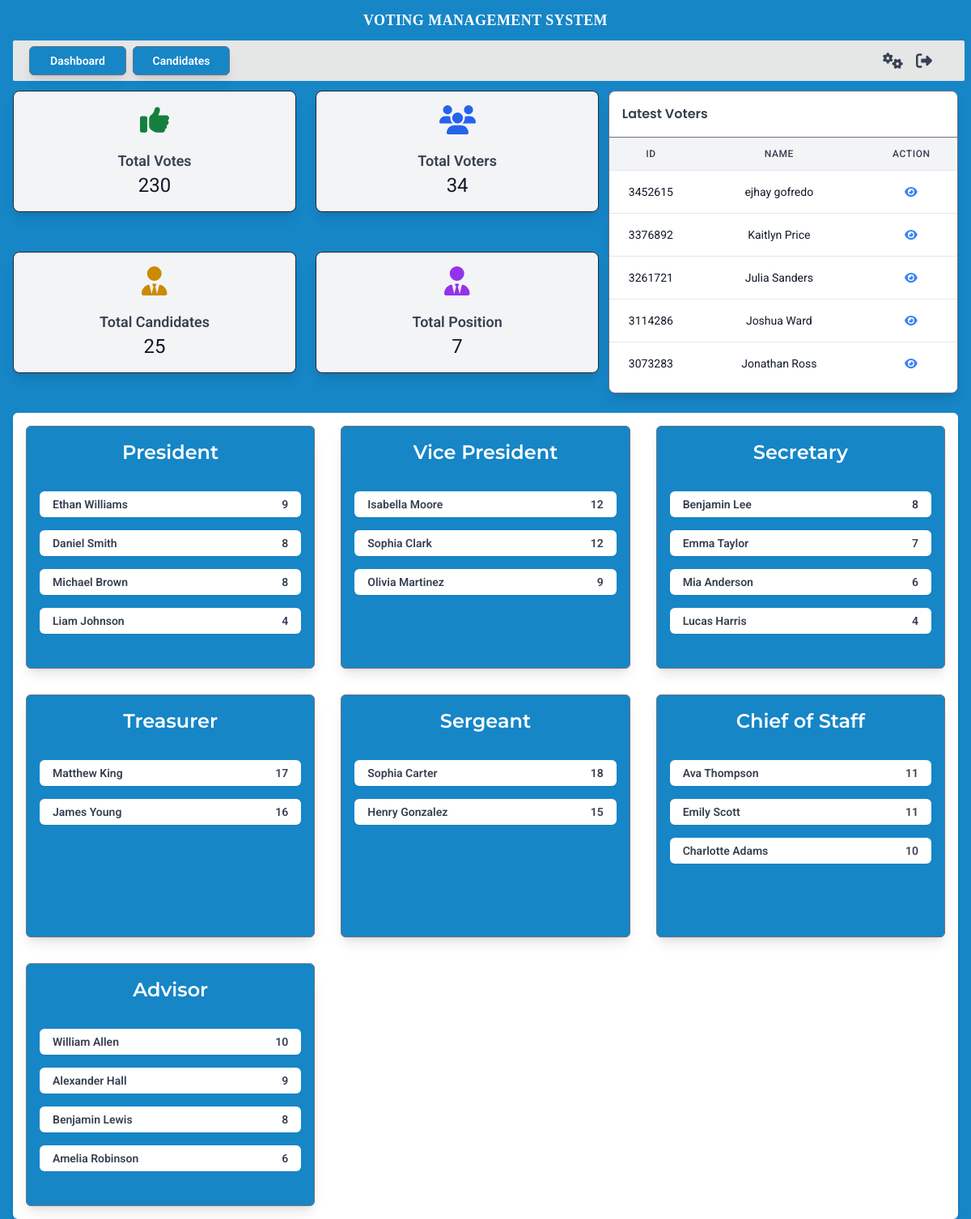
The app's page /dashboard.php (signed in) with its own data.
### tables this page shows
CREATE TABLE IF NOT EXISTS `voters` (
  `voter_id` int NOT NULL AUTO_INCREMENT,
  `voter_name` varchar(255) DEFAULT NULL,
  `created_at` datetime DEFAULT CURRENT_TIMESTAMP,
  PRIMARY KEY (`voter_id`)
);

CREATE TABLE IF NOT EXISTS `candidates` (
  `id` int unsigned NOT NULL AUTO_INCREMENT,
  `Name` varchar(50) NOT NULL,
  `image_url` varchar(500) DEFAULT NULL,
  `position_id` int NOT NULL,
  PRIMARY KEY (`id`),
  KEY `position_id` (`position_id`),
  CONSTRAINT `candidates_ibfk_1` FOREIGN KEY (`position_id`) REFERENCES `positions` (`position_id`),
  CONSTRAINT `candidates_ibfk_2` FOREIGN KEY (`position_id`) REFERENCES `positions` (`position_id`)
);

### services/votes_service.php (called while the page is built)
<?php
global $conn;
$sql_fetch_data = "SELECT * FROM votes";
$stmt = $conn->query($sql_fetch_data);
$votes = $stmt->fetchAll(PDO::FETCH_ASSOC);
function getVotes($id) {
    global $conn;
    $sql_fetch_votes = "SELECT *,
    (SELECT name FROM candidates WHERE id = votes.candidate_id) AS candidate_name,
    (SELECT image_url FROM candidates WHERE id = votes.candidate_id) AS image,
    (SELECT position_name
     FROM positions
     WHERE position_id = (SELECT position_id FROM candidates WHERE id = votes.candidate_id)) AS position_name
FROM votes
WHERE voter_id = :voter_id";
    $stmt = $conn->prepare($sql_fetch_votes);
    $stmt->bindParam(':voter_id', $id, PDO::PARAM_INT);
    $stmt->execute();
    $data = $stmt->fetchAll(PDO::FETCH_ASSOC);
    return $data;
}

### services/voter_service.php (called while the page is built)
<?php
$sql_fetch_data = "SELECT * FROM voters ORDER BY created_at DESC";
$stmt = $conn->query($sql_fetch_data);
$voters = $stmt->fetchAll(PDO::FETCH_ASSOC);

### services/candidates_service.php (called while the page is built)
<?php
$sql_fetch_data = "SELECT
    COUNT(votes.candidate_id) AS total_votes,
    Candidates.*,
    positions.position_name
FROM
    Candidates
INNER JOIN positions
    ON Candidates.position_id = positions.position_id
LEFT JOIN votes
    ON Candidates.id = votes.candidate_id
GROUP BY
    Candidates.id, positions.position_name
ORDER BY
    positions.position_id , total_votes DESC;
";
$stmt = $conn->query($sql_fetch_data);
$candidates = $stmt->fetchAll(PDO::FETCH_ASSOC);
$candidates_by_type = array();
foreach ($candidates as $candidate) {
    $position = $candidate['position_name'];
    if (!isset($candidates_by_type[$position])) {
        $candidates_by_type[$position] = array();
    }
    $candidates_by_type[$position][] = $candidate;
}

### services/positions_service.php (called while the page is built)
<?php
$sql_fetch_data = "SELECT * FROM positions";
$stmt = $conn->query($sql_fetch_data);
$positions = $stmt->fetchAll(PDO::FETCH_ASSOC);

### dashboard.php (the view, shortened to what this page needs)
<?php
require_once 'api/candidates.php';
require_once 'services/candidates_service.php';
require_once 'services/positions_service.php';
require_once 'services/voter_service.php';
require_once 'services/votes_service.php';
?>
<!DOCTYPE html>
<html lang="en">
<head>
    <link rel="stylesheet" href="style.css">
    <link rel="stylesheet" href="https://cdnjs.cloudflare.com/ajax/libs/font-awesome/6.0.0-beta3/css/all.min.css">
    <script src="https://cdn.tailwindcss.com"></script>
</head>
<body class="bg-[#1686C7]">
    <div class="text-white flex flex-col">
        <label class="flex items-center justify-center bg-[#1686C7] uppercase text-[18px] font-[Verdana] font-semibold h-[50px] tracking-wide">
            Voting Management System
        </label>
        <div class="bg-[#E5E6E6] h-[50px] flex flex-row w-[98%] ms-4 rounded-sm">
            <div class="flex flex-row gap-2 ps-5 items-center w-[50%]">
                <?php require_once 'components/route.php'; ?>
            </div>
            <div class="flex flex-row gap-5 ps-5 items-center justify-end w-[50%] pe-6 text-gray-500 text-[16px]">
                <?php require_once 'components/options.php'; ?>
            </div>
        </div>
    </div>
    <div class="min-w-[97vw] flex flex-col justify-between md:flex-row mt-3 h-auto px-4">
        <div class="grid grid-cols-2 grid-rows-2 gap-6 w-full md:w-[62%]">
            <div class="border border-gray-800 h-[150px] w-full rounded-lg flex flex-col items-center justify-center bg-gray-100 shadow-lg p-4">
                <div class="text-4xl text-green-700 mb-4">
                    <i class="fas fa-thumbs-up"></i>
                </div>
                <p class="text-lg font-semibold text-gray-700">Total Votes</p>
                <p class="text-2xl text-gray-900"><?php echo count($votes)?></p>
            </div>
            <div class="border border-gray-800 h-[150px] w-full rounded-lg flex flex-col items-center justify-center bg-gray-100 shadow-lg p-4">
                <div class="text-4xl text-blue-600 mb-4">
                    <i class="fas fa-users"></i>
                </div>
                <p class="text-lg font-semibold text-gray-700">Total Voters</p>
                <p class="text-2xl text-gray-900"><?php echo count($voters ); ?></p>
            </div>
            <div class="border border-gray-800 h-[150px] w-full rounded-lg flex flex-col items-center justify-center bg-gray-100 shadow-lg p-4">
                <div class="text-4xl text-yellow-600 mb-4">
                    <i class="fas fa-user-tie"></i>
                </div>
                <p class="text-lg font-semibold text-gray-700">Total Candidates</p>
                <p class="text-2xl text-gray-900"><?php echo count($candidates); ?></p>
            </div>
            <div class="border border-gray-800 h-[150px] w-full rounded-lg flex flex-col items-center justify-center bg-gray-100 shadow-lg p-4">
                <div class="text-4xl text-purple-600 mb-4">
                    <i class="fas fa-user-tie"></i>
                </div>
                <p class="text-lg font-semibold text-gray-700">Total Position</p>
                <p class="text-2xl text-gray-900"><?php echo count($positions); ?></p>
            </div>
        </div>
        <div class="md:w-[37%] bg-white w-full border border-gray-500 overflow-hidden py-4 rounded-lg shadow-lg mt-6 md:mt-0">
            <label class="ml-4 text-gray-700 text-[16px] font-semibold">Latest Voters</label>
            <div class="container mx-auto h-[300px] overflow-y-auto border-t border-gray-500 mt-4">
                <table class="min-w-full divide-y divide-gray-200 table-auto text-center">
                    <thead class="bg-gray-100">
                        <tr>
                            <th class="px-6 py-3 text-xs font-medium text-gray-700 uppercase tracking-wider w-[10%]">ID</th>
                            <th class="px-6 py-3 text-xs font-medium text-gray-700 uppercase tracking-wider w-[60%]">Name</th>
                            <th class="px-6 py-3 text-xs font-medium text-gray-700 uppercase tracking-wider w-[30%]">Action</th>
                        </tr>
                    </thead>
                    <tbody class="bg-white divide-y divide-gray-200 pb-4">
                        <?php foreach($voters as $voter): ?>
                            <tr class="hover:bg-gray-50 transition-colors duration-300 whitespace-nowrap text-sm text-gray-900">
                                <td class="px-6 py-4"><?php echo $voter['voter_id'] . rand(1000, 99999); ?></td>
                                <td class="px-6 py-4"><?php echo $voter['voter_name']; ?></td>
                                <td class="px-6 py-4">
                                    <a href="javascript:void(0);" class="view-votes text-blue-500 hover:text-blue-700 cursor-pointer"
                                       voter-name =<?php echo $voter['voter_name'] ?> data-votes='<?php echo htmlspecialchars(json_encode(getVotes($voter['voter_id'])), ENT_QUOTES, 'UTF-8'); ?>'>
                                        <i class="fas fa-eye"></i>
                                    </a>
                                </td>
                            </tr>
                        <?php endforeach; ?>
                    </tbody>
                </table>
            </div>
        </div>
    </div>
    <div class="px-4 mt-6">
        <div class="min-w-[97vw] shadow-md rounded-md bg-white h-[auto] grid grid-cols-1 sm:grid-cols-2 lg:grid-cols-3 gap-8 p-4">
            <?php
                foreach ($candidates_by_type as $Position => $candidates):
            ?>
                <div class="w-full h-[300px] border border-gray-500 bg-[#1686C7] rounded-md shadow-lg">
                    <h2 class="text-2xl font-semibold mb-4 mt-4 text-center text-white"><?php echo $Position; ?></h2>
                    <div class="p-4 overflow-y-auto h-[200px]">
                        <?php foreach ($candidates as $candidate): ?>
                            <div class="candidate mb-4 p-4 bg-white rounded-md shadow-sm h-[30px] flex items-center justify-between">
                                <p class="font-semibold text-gray-700"><?php echo $candidate['Name']; ?></p>
                                <p class="font-semibold text-gray-700"><?php echo $candidate['total_votes']; ?></p>
                            </div>
                        <?php endforeach; ?>
                    </div>
                </div>
            <?php endforeach; ?>
        </div>
    </div>
</body>
</html>

### assets/css/style.css (style rules this page uses)
* { padding: 0; margin: 0; box-sizing: border-box; }
body { font-family: 'Roboto', sans-serif; font-size: 14px; height: auto; scrollbar-width: thin; scrollbar-color: #E5E6E6 #636363; }
h1, h2, h3, h4, h5, h6 { font-family: 'Montserrat', sans-serif; }
label { font-family: 'Poppins', sans-serif; }
p { font-family: 'Roboto', sans-serif; }

### records on screen
voters: voter_id "34", voter_name "ejhay gofredo"
voters: voter_id "33", voter_name "Kaitlyn Price"
voters: voter_id "32", voter_name "Julia Sanders"
voters: voter_id "31", voter_name "Joshua Ward"
voters: voter_id "30", voter_name "Jonathan Ross"
candidates: Name "Ethan Williams", total_votes "9"
candidates: Name "Daniel Smith", total_votes "8"
candidates: Name "Michael Brown", total_votes "8"
candidates: Name "Liam Johnson", total_votes "4"
candidates: Name "Isabella Moore", total_votes "12"
candidates: Name "Sophia Clark", total_votes "12"
candidates: Name "Olivia Martinez", total_votes "9"
candidates: Name "Benjamin Lee", total_votes "8"
candidates: Name "Emma Taylor", total_votes "7"
candidates: Name "Mia Anderson", total_votes "6"
candidates: Name "Lucas Harris", total_votes "4"
candidates: Name "Matthew King", total_votes "17"
candidates: Name "James Young", total_votes "16"
candidates: Name "Sophia Carter", total_votes "18"
candidates: Name "Henry Gonzalez", total_votes "15"
candidates: Name "Ava Thompson", total_votes "11"
candidates: Name "Emily Scott", total_votes "11"
candidates: Name "Charlotte Adams", total_votes "10"
candidates: Name "William Allen", total_votes "10"
candidates: Name "Alexander Hall", total_votes "9"
candidates: Name "Benjamin Lewis", total_votes "8"
candidates: Name "Amelia Robinson", total_votes "6"

### other values on screen
count($votes) "230"
count($voters ) "34"
count($candidates) "25"
count($positions) "7"
$Position "President"
$Position "Vice President"
$Position "Secretary"
$Position "Treasurer"
$Position "Sergeant"
$Position "Chief of Staff"
$Position "Advisor"
